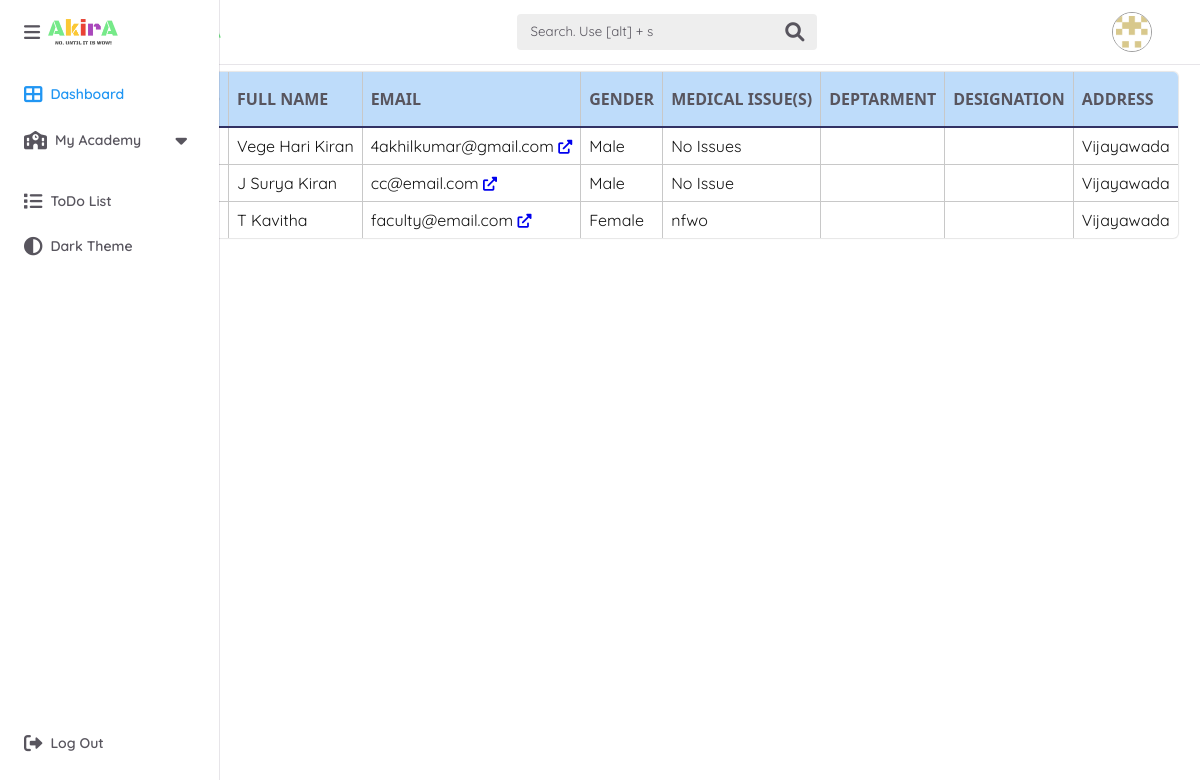
Page /super_admin/manage_staff/ (signed in) on the committed database.
### akira_apps/staff/models.py (models this page shows, shortened)
class Staffs(models.Model):
    id = models.UUIDField(primary_key = True, unique = True, default = uuid.uuid4, editable = False)
    user = models.OneToOneField(User, unique=True, on_delete = models.CASCADE)
    gender = models.CharField(max_length=14, choices = GENDER_CHOICES, default=1)
    date_of_birth = models.DateField(default='1975-01-01')
    door_no = models.CharField(max_length=100, default="A-BCD, On Earth")
    zip_code = models.CharField(max_length=8, default="123456")
    city_name = models.CharField(max_length=50, default="Vijayawada")
    state_name = models.CharField(max_length=50, default="Andhra Pradesh")
    country_name = models.CharField(max_length=50, default="India")
    profile_pic = models.ImageField(null=True, blank=True, upload_to='staffs/')
    current_medical_issue = models.TextField(max_length=50)
    blood_group = models.CharField(max_length=18, choices = BLOOD_GROUP_CHOICES, default=1)
    created_at = models.DateTimeField(auto_now_add=True)
    class Meta:
        ordering = ["created_at"]

### akira_apps/super_admin/views.py (the view)
# urls.py: path('manage_staff/', views.manage_staff, name = 'manage_staff'),
@login_required(login_url=settings.LOGIN_URL)
def manage_staff(request):
    staffs = Staffs.objects.all()
    context = {
        "staffs":staffs
    }
    return render(request, 'super_admin/Staff/manage_faculty.html', context)

### akira_apps/super_admin/templates/super_admin/Staff/manage_faculty.html (shortened to what this page needs)
{% extends 'side_panel-navbar_dashboard.html' %}
{% load static %}
{% block content %}
<link rel="stylesheet" href="{% static 'styles/tables.css' %}">
{% if staffs %}
<table>
  <thead>
    <tr>
      <th>University ID</th>
      <th>Full Name</th>
      <th>Email</th>
      <th>Gender</th>
      <th>Medical Issue(s)</th>
      <th>Deptarment</th>
      <th>Designation</th>
      <th>Address</th>
    </tr>
  </thead>
  <tbody>
  {% for staff in staffs %}
    <tr>
      <td>
        <a href="{% url 'view_staff' staff.user.id %}" title="View profile"></a>
      </td>
      <td>{{ staff.user.last_name|title }} {{ staff.user.first_name|title }}</td>
      <td>{{ staff.user.email }} <a href="mailto:{{ staff.user.email }}"> <i class="fas fa-external-link-alt external_link"></i> </a></td>
      <td>{{ staff.gender }}</td>
      <td>{{ staff.current_medical_issue }}</td>
      <td>{{ staff.branch }}</td>
      <td>{{ staff.designation }}</td>
      <td>{{ staff.city_name }}</td>
    </tr>
    {% endfor %}
  </tbody>
</table>
{% else %}
<p>No Data Available</p>
<a href="{% url 'add_staff' %}">Add Staff</a>
{% endif %}
{% endblock %}

### templates/side_panel-navbar_dashboard.html (shortened to what this page needs)
{% load static %}
<!DOCTYPE html>
<html lang="en">
    <head>
        <link rel="stylesheet" href="{% static 'styles/dashboard.css' %}">
        <link href="{% static 'fontawesome/css/all.css' %}" rel="stylesheet">
        <link href="{% static 'fontawesome/css/fontawesome.css' %}" rel="stylesheet">
        <link href="{% static 'fontawesome/css/brands.css' %}" rel="stylesheet">
        <link href="{% static 'fontawesome/css/solid.css' %}" rel="stylesheet">
    </head>
    <body>
        <header class="header">
            <div class="header__container">
                <img src="{% get_static_prefix %}Default User Profile Photo/{{request.user.first_name|capfirst|first}}.png" onclick="document.location='{% url 'my_profile' %}'" alt="{{request.user.first_name}}" class="header__img">
                <a href="#" class="header__logo">
                </a>
                <div class="header__search">
                    <form action="" style="display: contents;">
                        <input type="text" name="search" accesskey="s" placeholder="Search. Use [alt] + s" maxlength="40" class="header__input search_input-field" required>
                        <i class='fas fa-search header__icon' onclick=""></i>
                    </form>
                </div>
            </div>
        </header>
        <div class="nav" id="navbar">
            <nav class="nav__container">
                <div>
                    <a href="#" class="nav__link nav__logo">
                        <i class='fas fa-bars nav__icon' id="hide_icon"></i>
                        <span class="nav__logo-name" id="show_AkirA_Logo">
                            <img src="{% static 'images/Logo_AkirA V2.0.png' %}" width="70" height="auto" alt="AkirA Logo">
                        </span>
                    </a>
                {% for group_for in request.user.groups.all %}
                    {% if group_for.name == 'Head of the Department' %}
                    <div class="nav__list">
                        <div class="nav__items">
                            <a href="{% url 'hod_dashboard' %}" class="nav__link active">
                                <i class="fas fa-th-large nav__icon"></i>
                                <span class="nav__name" id="show_home">Dashboard</span>
                            </a>
                            <div class="nav__dropdown">
                                <a href="#" class="nav__link">
                                    <i class="fas fa-school nav__icon"></i>
                                    <span class="nav__name">Academic</span>
                                    <i class='fas fa-caret-down nav__icon nav__dropdown-icon'></i>
                                </a>
                                <div class="nav__dropdown-collapse">
                                    <div class="nav__dropdown-content">
                                        <a href="{% url 'manage_block' %}" class="nav__dropdown-item">Block</a>
                                        <a href="{% url 'manage_section_room' %}" class="nav__dropdown-item">Section Rooms</a>
                                        <a href="{% url 'manage_semester' %}" class="nav__dropdown-item">Semester</a>
                                        <a href="{% url 'manage_courses' %}" class="nav__dropdown-item">Courses</a>
                                        <a href="{% url 'manage_specialization' %}" class="nav__dropdown-item">Specialization</a>
                                        <a href="{% url 'manage_courses' %}" class="nav__dropdown-item">Time Table</a>
                                    </div>
                                </div>
                            </div>
                            <div class="nav__dropdown">
                                <a href="#" class="nav__link">
                                    <i class="fas fa-chalkboard-teacher nav__icon"></i>
                                    <span class="nav__name" id="show_staff">Staffs</span>
                                    <i class='fas fa-caret-down nav__icon nav__dropdown-icon'></i>
                                </a>
                                <div class="nav__dropdown-collapse">
                                    <div class="nav__dropdown-content">
                                        <a href="{% url 'manage_staff' %}" class="nav__dropdown-item">Manage</a>
                                        <a href="#" class="nav__dropdown-item">Grievance</a>
                                    </div>
                                </div>
                            </div>
                            <div class="nav__dropdown">
                                <a href="#" class="nav__link">
                                    <i class="fas fa-user-graduate nav__icon"></i>
                                    <span class="nav__name" id="show_student">Students</span>
                                    <i class='fas fa-caret-down nav__icon nav__dropdown-icon'></i>
                                </a>
                                <div class="nav__dropdown-collapse">
                                    <div class="nav__dropdown-content">
                                        <a href="#" class="nav__dropdown-item">Manage</a>
                                        <a href="#" class="nav__dropdown-item">Grievance</a>
                                    </div>
                                </div>
                            </div>
                        </div>
                        <div class="nav__items">
                            <div class="nav__dropdown">
                                <a href="#" class="nav__link">
                                    <i class="far fa-bell nav__icon"></i>
                                    <span class="nav__name" id="show_notification">Notifications</span>
                                    <i class='fas fa-caret-down nav__icon nav__dropdown-icon'></i>
                                </a>
                                <div class="nav__dropdown-collapse">
                                    <div class="nav__dropdown-content">
                                        <a href="#" class="nav__dropdown-item">Publish</a>
                                        <a href="#" class="nav__dropdown-item">Program</a>
                                    </div>
                                </div>
                            </div>
                            <a href="#" class="nav__link">
                                <i class="fas fa-list nav__icon"></i>
                                <span class="nav__name" id="show_todo_list">ToDo List</span>
                            </a>
                            <a href="#" class="nav__link" id="dark-mode-toggle">
                                <i class="fas fa-adjust nav__icon"></i>
                                <span class="nav__name" id="theme">Theme</span>
                            </a>
                        </div>
                    </div>
                    {% elif group_for.name == 'Course Co-Ordinator' %}
                    <div class="nav__list">
                        <div class="nav__items">
                            <a href="{% url 'cc_dashboard' %}" class="nav__link active">
                                <i class="fas fa-th-large nav__icon"></i>
                                <span class="nav__name" id="show_home">Dashboard</span>
                            </a>
                            <div class="nav__dropdown">
                                <a href="#" class="nav__link">
                                    <i class="fas fa-school nav__icon"></i>
                                    <span class="nav__name" id="show_academy">My Academy</span>
                                    <i class='fas fa-caret-down nav__icon nav__dropdown-icon'></i>
                                </a>
                            </div>
                        </div>
                        <div class="nav__items">
                            <a href="#" class="nav__link">
                                <i class="fas fa-list nav__icon"></i>
                                <span class="nav__name" id="show_todo_list">ToDo List</span>
                            </a>
                            <a href="#" class="nav__link" id="dark-mode-toggle">
                                <i class="fas fa-adjust nav__icon"></i>
                                <span class="nav__name" id="theme">Theme</span>
                            </a>
                        </div>
                    </div>
                    {% endif %}
                {% endfor %}
                </div>
                <a href="{% url 'logout' %}" class="nav__link nav__logout">
                    <i class="fas fa-sign-out-alt nav__icon"></i>
                    <span class="nav__name" id="show_logout">Log Out</span>
                </a>
            </nav>
        </div>
        <main>
            <section>
                {% block content %}{% endblock %}
            </section>
        </main>
    </body>
</html>

### static/styles/dashboard.css (style rules this page uses)
:root { --header-height: 3.5rem; --nav-width: 219px; --active-link-color: #2196f3; --behind-text-background-color: #eeeeee; --anchor-color: #0000EE; --text-color: #58555E; --body-color: #FFF; --container-color: #FFF; --border-color: #0000001f; --body-font: 'Quicksand', sans-serif; --normal-font-size: .938rem; --small-font-size: .75rem; --smaller-font-size: .75rem; --font-medium: 500; --font-semi-bold: 600; --z-fixed: 100; }
@media screen and (min-width: 1024px) { :root { --normal-font-size: 1rem; --small-font-size: .875rem; --smaller-font-size: .813rem; } }
body { margin: var(--header-height) 0 0 0; font-family: var(--body-font); font-size: var(--normal-font-size); background-color: var(--body-color); color: var(--text-color); }
a { text-decoration: none; color: var(--anchor-color); }
img { max-width: 100%; height: auto; vertical-align: middle; border-radius: 5px; }
.header { position: fixed; top: 0; left: 0; width: 100%; background-color: var(--container-color); box-shadow: 0 1px 0 rgba(22, 8, 43, 0.1); padding: 0 1rem; z-index: var(--z-fixed); }
.header__container { display: flex; align-items: center; height: var(--header-height); justify-content: space-between; }
.header__img { width: 35px; height: 35px; border-radius: 50%; border: 1.8px solid #9e9e9e; cursor: pointer; }
.header__logo { font-weight: var(--font-medium); display: none; }
.header__search { display: flex; padding: .40rem .75rem; background-color: var(--behind-text-background-color); border-radius: .25rem; justify-content: space-between; }
.header__input { width: 100%; border: none; outline: none; background-color: var(--behind-text-background-color); }
.header__input::placeholder { font-family: var(--body-font); color: var(--text-color); }
.header__icon, .header__toggle { font-size: 1.2rem; cursor: pointer; }
.nav { position: fixed; top: 0; left: -100%; height: 100%; padding: 1rem 1rem 0; background-color: var(--container-color); box-shadow: 1px 0 0 rgba(22, 8, 43, 0.1); z-index: var(--z-fixed); transition: .4s; }
.nav__container { height: 100%; display: flex; flex-direction: column; justify-content: space-between; padding-bottom: 3rem; overflow: auto; scrollbar-width: none; }
.nav__logo { font-weight: var(--font-semi-bold); margin-bottom: 2.5rem; }
.nav__list, .nav__items { display: grid; }
.nav__list { row-gap: 2.5rem; }
.nav__items { row-gap: 1.5rem; }
.nav__link { display: flex; align-items: center; color: var(--text-color); }
.nav__icon { font-size: 1.2rem; margin-right: .5rem; }
.nav__name { font-size: var(--small-font-size); font-weight: var(--font-semi-bold); white-space: nowrap; }
.nav__logout { margin-top: 5rem; }
.nav__dropdown { overflow: hidden; max-height: 21px; transition: .4s ease-in-out; }
.nav__dropdown-icon { margin-left: auto; transition: .4s; }
.active { color: var(--active-link-color); }
#hide_icon { visibility: hidden; }
@media screen and (min-width: 768px) { #hide_icon { visibility: visible; } }
@media screen and (min-width: 768px) { body { padding: 1rem 0.5rem 0 5rem; } }
@media screen and (min-width: 768px) { .header { padding: 0 3rem 0 6rem; } }
@media screen and (min-width: 768px) { .header__container { height: calc(var(--header-height) + .5rem); } }
@media screen and (min-width: 768px) { .header__search { width: 300px; padding: .55rem .75rem; } }
@media screen and (min-width: 768px) { .header__logo { display: block; } }
@media screen and (min-width: 768px) { .header__img { width: 40px; height: 40px; order: 1; } }
@media screen and (min-width: 768px) { .nav { left: 0; padding: 1.2rem 1.5rem 0; width: 74px; } }
@media screen and (min-width: 768px) { .nav__items { row-gap: 1.7rem; } }
@media screen and (min-width: 768px) { .nav__icon { font-size: 1.15rem; } }
@media screen and (min-width: 768px) { .nav__logo-name, .nav__name, .nav__dropdown-icon { opacity: 0; transition: .3s; } }
section { display: flex; justify-content: center; align-items: center; align-content: center; }
.lightmode-active::before { content: 'Dark '; }

### rows in the picture
Staffs: user.last_name "Vege", user.first_name "Hari Kiran", user.email "4akhilkumar@gmail.com", gender "Male", current_medical_issue "No Issues", city_name "Vijayawada"
Staffs: user.last_name "J", user.first_name "Surya Kiran", user.email "cc@email.com", gender "Male", current_medical_issue "No Issue", city_name "Vijayawada"
Staffs: user.last_name "T", user.first_name "Kavitha", user.email "faculty@email.com", gender "Female", current_medical_issue "nfwo", city_name "Vijayawada"
